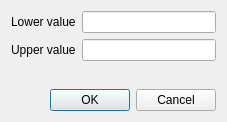
<?xml version="1.0" encoding="UTF-8"?>
<ui version="4.0">
 <class>QgsLUDialogBase</class>
 <widget class="QDialog" name="QgsLUDialogBase">
  <property name="geometry">
   <rect>
    <x>0</x>
    <y>0</y>
    <width>227</width>
    <height>122</height>
   </rect>
  </property>
  <property name="windowTitle">
   <string>Enter class bounds</string>
  </property>
  <property name="modal">
   <bool>true</bool>
  </property>
  <layout class="QGridLayout" name="gridLayout">
   <item row="0" column="0">
    <widget class="QLabel" name="mLowerLabel">
     <property name="text">
      <string>Lower value</string>
     </property>
     <property name="buddy">
      <cstring>mLowerEdit</cstring>
     </property>
    </widget>
   </item>
   <item row="0" column="1">
    <widget class="QLineEdit" name="mLowerEdit"/>
   </item>
   <item row="1" column="0">
    <widget class="QLabel" name="mUpperLabel">
     <property name="text">
      <string>Upper value</string>
     </property>
     <property name="buddy">
      <cstring>mUpperEdit</cstring>
     </property>
    </widget>
   </item>
   <item row="1" column="1">
    <widget class="QLineEdit" name="mUpperEdit"/>
   </item>
   <item row="3" column="0" colspan="2">
    <widget class="QDialogButtonBox" name="buttonBox">
     <property name="standardButtons">
      <set>QDialogButtonBox::Cancel|QDialogButtonBox::Ok</set>
     </property>
    </widget>
   </item>
   <item row="2" column="0">
    <spacer name="verticalSpacer">
     <property name="orientation">
      <enum>Qt::Vertical</enum>
     </property>
     <property name="sizeHint" stdset="0">
      <size>
       <width>20</width>
       <height>40</height>
      </size>
     </property>
    </spacer>
   </item>
  </layout>
 </widget>
 <layoutdefault spacing="6" margin="11"/>
 <resources/>
 <connections>
  <connection>
   <sender>buttonBox</sender>
   <signal>accepted()</signal>
   <receiver>QgsLUDialogBase</receiver>
   <slot>accept()</slot>
   <hints>
    <hint type="sourcelabel">
     <x>163</x>
     <y>120</y>
    </hint>
    <hint type="destinationlabel">
     <x>321</x>
     <y>35</y>
    </hint>
   </hints>
  </connection>
  <connection>
   <sender>buttonBox</sender>
   <signal>rejected()</signal>
   <receiver>QgsLUDialogBase</receiver>
   <slot>reject()</slot>
   <hints>
    <hint type="sourcelabel">
     <x>163</x>
     <y>116</y>
    </hint>
    <hint type="destinationlabel">
     <x>151</x>
     <y>7</y>
    </hint>
   </hints>
  </connection>
 </connections>
</ui>
